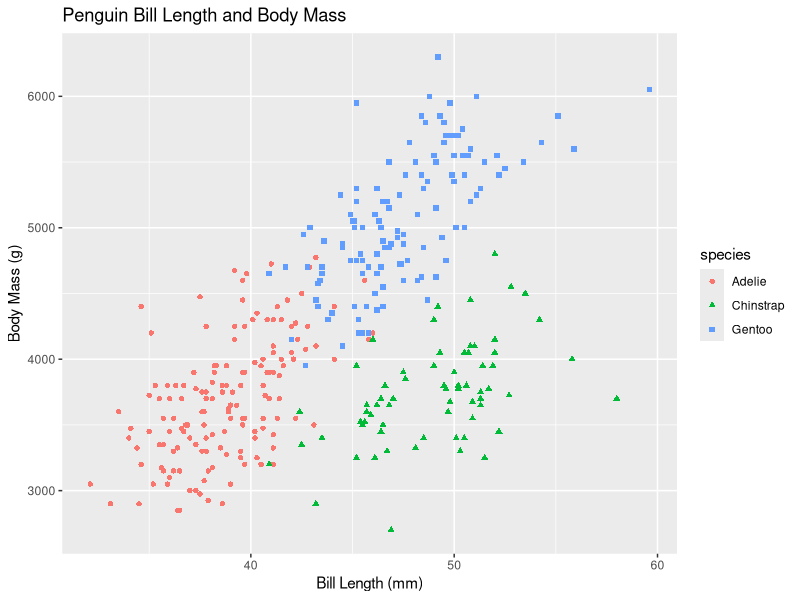

Here is the R script that generated this plot:
## ---- chunk 1
#| eval: true
#| echo: false
#| warning: false
#| output-location: slide
# load in the data set
data(penguins, package = "palmerpenguins")
library(ggplot2)
ggplot(data = penguins, aes(x = bill_length_mm, y = body_mass_g)) + 
  geom_point(aes(shape = species, color = species)) + 
  ggtitle("Penguin Bill Length and Body Mass") + 
  xlab("Bill Length (mm)") + 
  ylab("Body Mass (g)")
